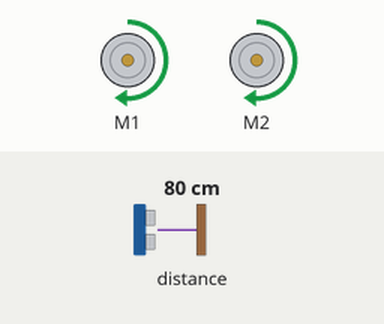
Simulated run of this program. Board: BBC micro:bit (MakeCode). Parts: 2 × DC motor (green arrow = forward, orange = backward, longer = faster). The test bench sets the inputs (shaded band); at power-on: distance to the obstacle 80 cm.

Above: at 1.2 s.
1.3 s: distance to the obstacle set to 12 cm
2.8 s: distance to the obstacle set to 9 cm
At 3.41 s:
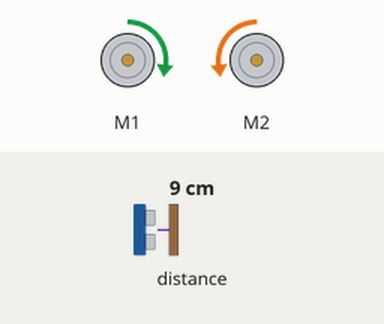
At 3.93 s:
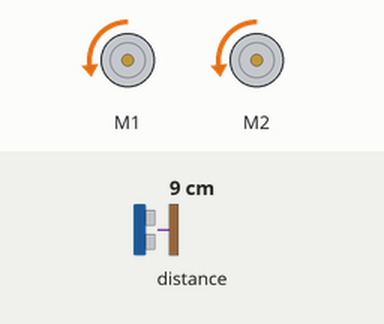
5.8 s: distance to the obstacle set to 18 cm
7.5 s: distance to the obstacle set to 2 cm
At 7.6 s:
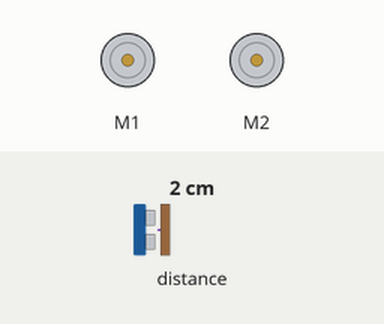
Timing chart, 0 to 11.5 s (numbered marks = the images above; inputs shaded):
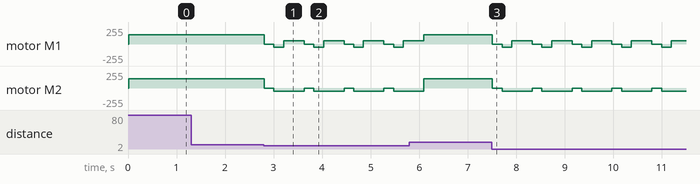

Measured:
- the behaviour switches between 11 and 10 cm on distance to the obstacle (found by bisection; images 0 and 1)
- after the input at 1.3 s, every drawn part: stays the same
- after the input at 2.8 s, motor M1: forward 140/255 → stopped at once, then repeats every 0.82 s: backward 50/255 0.20 s, forward 50/255 0.42 s, stopped 0.20 s; motor M2: alternates backward 50/255 for 0.62 s and stopped for 0.20 s, starting at once
- after the input at 7.5 s, motor M1: forward 140/255 → stopped at once, then repeats every 0.82 s: backward 50/255 0.20 s, forward 50/255 0.42 s, stopped 0.20 s; motor M2: alternates backward 50/255 for 0.62 s and stopped for 0.20 s, starting at once

The program:

main.ts
```typescript
maqueen.motorRun(maqueen.Motors.All, maqueen.Dir.CW, 140)
basic.forever(function () {
    if (maqueen.Ultrasonic(PingUnit.Centimeters) <= 10) {
        maqueen.motorStop(maqueen.Motors.All)
        basic.pause(200)
        maqueen.motorRun(maqueen.Motors.All, maqueen.Dir.CCW, 50)
        basic.pause(200)
        maqueen.motorRun(maqueen.Motors.M1, maqueen.Dir.CW, 50)
        maqueen.motorRun(maqueen.Motors.M2, maqueen.Dir.CCW, 50)
        basic.pause(200)
        basic.pause(200)
    } else {
        maqueen.motorRun(maqueen.Motors.All, maqueen.Dir.CW, 140)
    }
})
```

test.ts
```typescript
// aquí va el archivo "tests"; esto no se compilará cuando este paquete se utilice como una extensión.
```
